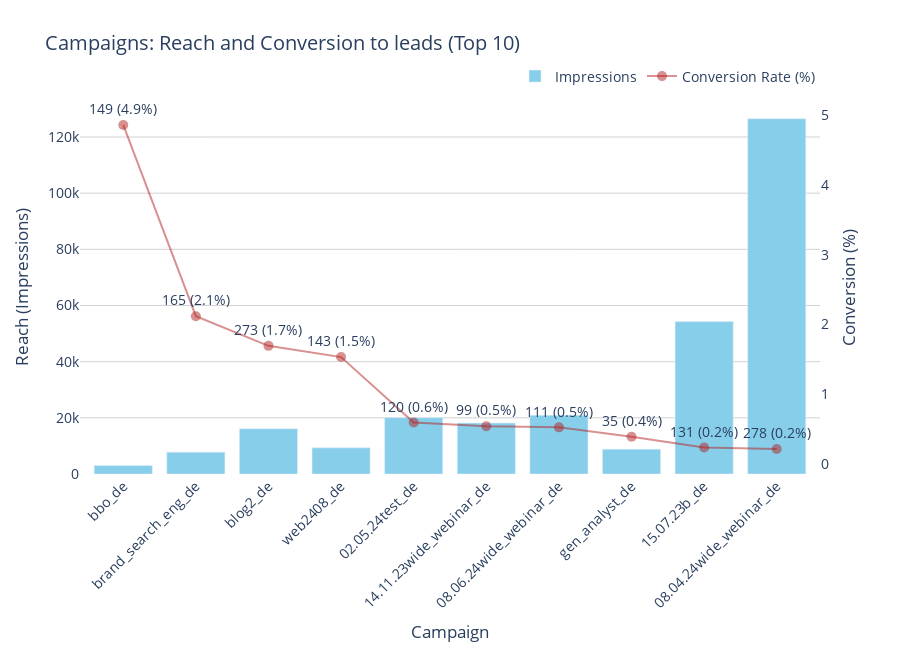

The code cell stored with this chart in its notebook:
### Code cell
import plotly.graph_objects as go
import plotly.graph_objects as go

top10_lead_conv = merged_df_sorted.head(10)

# create signatures with the number of leads and conversion percentage
texts = [f"{int(leads)} ({conv:.1f}%)" for leads, conv in zip(top10_lead_conv['Leads'], top10_lead_conv['Conversion Rate (%)'])]

fig = go.Figure()

# Bar: Impressions 
fig.add_trace(go.Bar(
    x=top10_lead_conv['Campaign'],
    y=top10_lead_conv['Impressions'],
    name='Impressions',
    marker_color='skyblue',
    yaxis='y1'
))

# Line: Conversion Rate (%) 
fig.add_trace(go.Scatter(
    x=top10_lead_conv['Campaign'],
    y=top10_lead_conv['Conversion Rate (%)'],
    name='Conversion Rate (%)',
    mode='lines+markers+text',
    marker=dict(color='rgba(178,34,34,0.5)', size=10),
    line=dict(width=2, color='rgba(178,34,34,0.5)'),
    text=texts,
    textposition='top center',
    yaxis='y2'
))

fig.update_layout(
    title='Campaigns: Reach and Conversion to leads (Top 10)',
    xaxis=dict(title='Campaign', tickangle=-45, showgrid=False),
    yaxis=dict(
        title='Reach (Impressions)',
        showgrid=True,
        gridcolor='lightgrey',
        zeroline=False
    ),
    yaxis2=dict(
        title='Conversion (%)',
        overlaying='y',
        side='right',
        showgrid=False,
        zeroline=False
    ),
    legend=dict(        
        orientation='h',
        yanchor='bottom',
        y=1.02,
        xanchor='right',
        x=1
    ),
    plot_bgcolor='white',
    paper_bgcolor='white',
    font=dict(size=14),
    height=650
)

fig.show()

### Figure 1 — Plotly figure (JSON) as saved in the notebook; plotly's stock layout.template omitted (floating-point values rounded to 4 significant figures)
{"data": [{"marker": {"color": "skyblue"}, "name": "Impressions", "type": "bar", "x": ["bbo_de", "brand_search_eng_de", "blog2_de", "web2408_de", "02.05.24test_de", "14.11.23wide_webinar_de", "08.06.24wide_webinar_de", "gen_analyst_de", "15.07.23b_de", "08.04.24wide_webinar_de"], "y": [3069, 7783, 16100, 9315, 20047, 18128, 20934, 8852, 54268, 126514], "yaxis": "y"}, {"line": {"color": "rgba(178,34,34,0.5)", "width": 2}, "marker": {"color": "rgba(178,34,34,0.5)", "size": 10}, "mode": "lines+markers+text", "name": "Conversion Rate (%)", "text": ["149 (4.9%)", "165 (2.1%)", "273 (1.7%)", "143 (1.5%)", "120 (0.6%)", "99 (0.5%)", "111 (0.5%)", "35 (0.4%)", "131 (0.2%)", "278 (0.2%)"], "textposition": "top center", "type": "scatter", "x": ["bbo_de", "brand_search_eng_de", "blog2_de", "web2408_de", "02.05.24test_de", "14.11.23wide_webinar_de", "08.06.24wide_webinar_de", "gen_analyst_de", "15.07.23b_de", "08.04.24wide_webinar_de"], "y": [4.855, 2.12, 1.696, 1.535, 0.5986, 0.5461, 0.5302, 0.3954, 0.2414, 0.2197], "yaxis": "y2"}], "layout": {"font": {"size": 14}, "height": 650, "legend": {"orientation": "h", "x": 1, "xanchor": "right", "y": 1.02, "yanchor": "bottom"}, "paper_bgcolor": "white", "plot_bgcolor": "white", "title": {"text": "Campaigns: Reach and Conversion to leads (Top 10)"}, "xaxis": {"showgrid": false, "tickangle": -45, "title": {"text": "Campaign"}}, "yaxis": {"gridcolor": "lightgrey", "showgrid": true, "title": {"text": "Reach (Impressions)"}, "zeroline": false}, "yaxis2": {"overlaying": "y", "showgrid": false, "side": "right", "title": {"text": "Conversion (%)"}, "zeroline": false}}}
